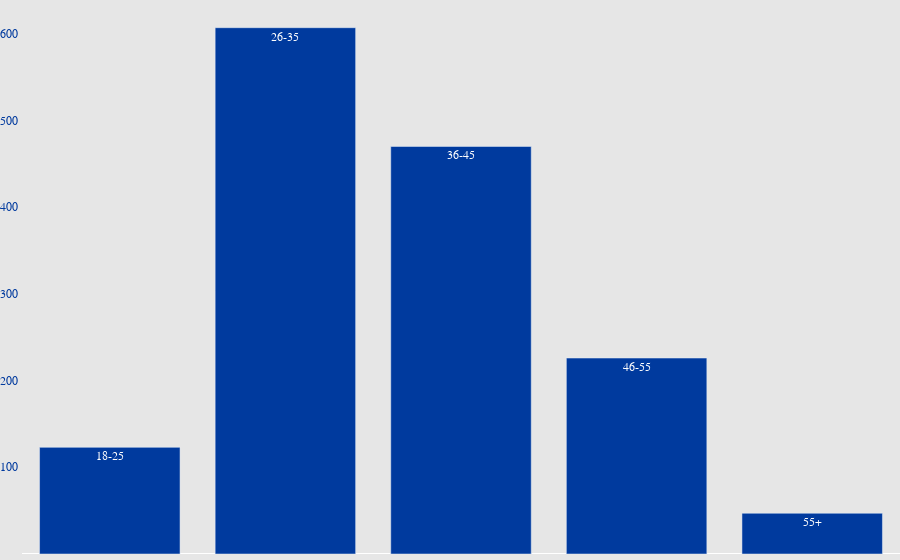

This figure's notebook cell:
### Code cell
age_group_crt= px.bar(age_group,x='AgeGroup',y='EmpID')
age_group_crt.update_layout(
    margin=dict(l=0, r=0, t=0, b=0),
    plot_bgcolor = '#E6E6E6',
    paper_bgcolor = '#E6E6E6',
    font=dict(
        family='Arial, sans-serif',
        color='#003A9E'
    ),
)
age_group_crt.update_traces(
    text=age_group['AgeGroup'],
    textposition='inside',  # Position text labels outside the bars
    textfont=dict(
        family='Arial, sans-serif',
        size=12,
        color='white'  # Set text color
    ),
    marker_color='#003A9E'
)
age_group_crt.update_xaxes(
    linecolor='#E6E6E6',  # Set x-axis line color
    linewidth=2,  
    
    showgrid=False,
    title=None,
    showticklabels=False
)

age_group_crt.update_yaxes(
    title=None,
    linecolor='#E6E6E6',  # Set x-axis line color
    linewidth=2,  
    showgrid=False,
)

### Figure 1 — Plotly figure (JSON) as saved in the notebook; plotly's stock layout.template omitted (floating-point values rounded to 4 significant figures)
{"data": [{"alignmentgroup": "True", "hovertemplate": "AgeGroup=%{x}<br>EmpID=%{y}<extra></extra>", "legendgroup": "", "marker": {"color": "#003A9E", "pattern": {"shape": ""}}, "name": "", "offsetgroup": "", "orientation": "v", "showlegend": false, "text": ["18-25", "26-35", "36-45", "46-55", "55+"], "textfont": {"color": "white", "family": "Arial, sans-serif", "size": 12}, "textposition": "inside", "type": "bar", "x": ["18-25", "26-35", "36-45", "46-55", "55+"], "xaxis": "x", "y": [123, 607, 470, 226, 47], "yaxis": "y"}], "layout": {"barmode": "relative", "font": {"color": "#003A9E", "family": "Arial, sans-serif"}, "legend": {"tracegroupgap": 0}, "margin": {"b": 0, "l": 0, "r": 0, "t": 0}, "paper_bgcolor": "#E6E6E6", "plot_bgcolor": "#E6E6E6", "xaxis": {"anchor": "y", "domain": [0, 1], "linecolor": "#E6E6E6", "linewidth": 2, "showgrid": false, "showticklabels": false, "title": {}}, "yaxis": {"anchor": "x", "domain": [0, 1], "linecolor": "#E6E6E6", "linewidth": 2, "showgrid": false, "title": {}}}}
